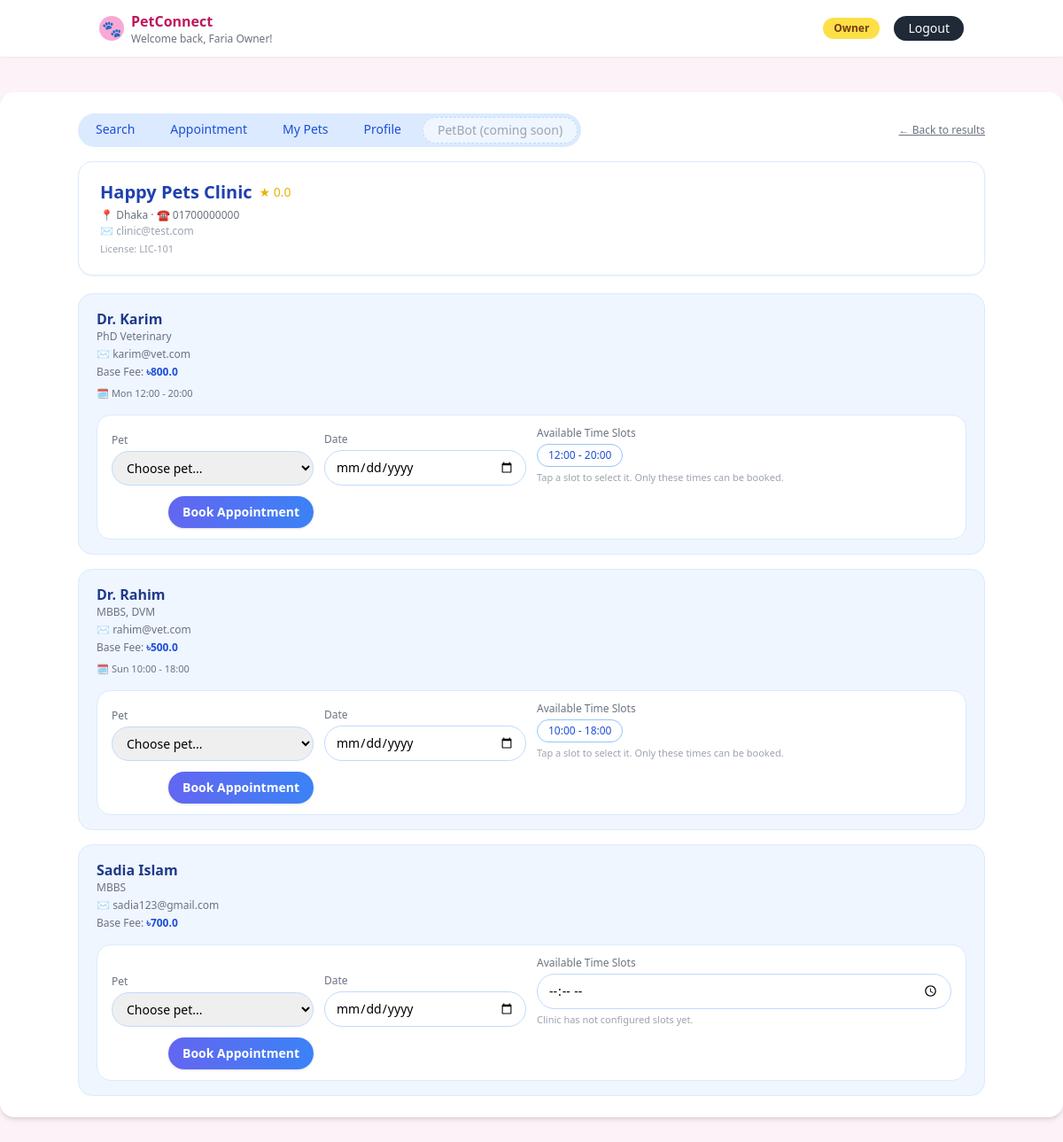
Page /owner/clinic/1 (signed in) on the committed database.
### tables this page shows
CREATE TABLE owners (
    id INTEGER PRIMARY KEY AUTOINCREMENT,
    user_id INTEGER NOT NULL UNIQUE,
    name TEXT NOT NULL,
    email TEXT NOT NULL,
    location TEXT NOT NULL DEFAULT '',
    password TEXT NOT NULL DEFAULT '',
    FOREIGN KEY (user_id) REFERENCES users(id)
);

CREATE TABLE clinics (
    id INTEGER PRIMARY KEY AUTOINCREMENT,
    user_id INTEGER NOT NULL UNIQUE,
    name TEXT NOT NULL,
    license_number TEXT NOT NULL,
    email TEXT NOT NULL,
    contact_number TEXT NOT NULL,
    location TEXT NOT NULL,
    FOREIGN KEY (user_id) REFERENCES users(id)
);

CREATE TABLE doctors (
    id INTEGER PRIMARY KEY AUTOINCREMENT,
    clinic_id INTEGER NOT NULL,
    name TEXT NOT NULL,
    email TEXT NOT NULL,
    base_fee REAL NOT NULL,
    qualifications TEXT NOT NULL,
    rating REAL DEFAULT 0,
    weekly_schedule TEXT NOT NULL,
    FOREIGN KEY (clinic_id) REFERENCES clinics(id)
);

### app.py (the view)
@app.route("/owner/clinic/<int:clinic_id>")
def owner_clinic_detail(clinic_id):
    guard = _require_owner()
    if guard:
        return guard
    conn = _get_conn()
    cur = conn.cursor()
    cur.execute(
        """
        SELECT
            c.*,
            COALESCE(AVG(d.rating), 0) AS clinic_rating
        FROM clinics c
        LEFT JOIN doctors d ON d.clinic_id = c.id
        WHERE c.id = ?
        GROUP BY c.id
        """,
        (clinic_id,),
    )
    clinic = cur.fetchone()
    if not clinic:
        conn.close()
        flash("Clinic not found.", "danger")
        return redirect(url_for("owner_search"))
    cur.execute(
        """
        SELECT *
        FROM doctors
        WHERE clinic_id = ?
        ORDER BY name
        """,
        (clinic_id,),
    )
    doctors = cur.fetchall()
    owner = _get_owner_for_current_user(conn)
    if not owner:
        conn.close()
        flash("Owner profile not found.", "danger")
        return redirect(url_for("owner_dashboard"))
    cur.execute(
        """
        SELECT *
        FROM pets
        WHERE owner_id = ?
        ORDER BY name
        """,
        (owner["id"],),
    )
    pets = cur.fetchall()
    conn.close()
    doctor_slots = {}
    for d in doctors:
        doctor_slots[d["id"]] = _extract_time_slots(d["weekly_schedule"] or "")
    return render_template(
        "owner_clinic_detail.html",
        clinic=clinic,
        doctors=doctors,
        pets=pets,
        doctor_slots=doctor_slots,
    )

### app.py (called while the page is built)
def _get_conn():
    conn = sqlite3.connect(DB_PATH)
    conn.row_factory = sqlite3.Row
    return conn

def _require_owner():
    if not session.get("user_id") or session.get("role") != "owner":
        flash("Please log in as a pet owner to access this page.", "warning")
        return redirect(url_for("login"))
    return None

def _get_owner_for_current_user(conn):
    user_id = session.get("user_id")
    if not user_id:
        return None
    cur = conn.cursor()
    cur.execute("SELECT * FROM owners WHERE user_id = ?", (user_id,))
    return cur.fetchone()

def _extract_time_slots(weekly_schedule: str):
    if not weekly_schedule:
        return []
    times = re.findall(r"(\d{2}:\d{2})", weekly_schedule)
    slots = []
    for i in range(0, len(times), 2):
        if i + 1 < len(times):
            start = times[i]
            end = times[i + 1]
            slots.append(
                {
                    "start": start,                # value we submit to backend
                    "label": f"{start} - {end}",   # text shown on the button
                }
            )
    return slots

### templates/owner_clinic_detail.html (shortened to what this page needs)
{% extends "base.html" %}
{% block content %}
<div class="max-w-5xl mx-auto">
  <div class="flex items-center justify-between mb-4">
    <div class="flex space-x-2 bg-blue-100 rounded-full px-1 py-1 text-sm">
      <a href="{{ url_for('owner_search') }}"
         class="px-4 py-1 rounded-full text-blue-700 hover:bg-blue-200">
        Search
      </a>
      <a href="{{ url_for('owner_appointments') }}"
         class="px-4 py-1 rounded-full text-blue-700 hover:bg-blue-200">
        Appointment
      </a>
      <a href="{{ url_for('owner_dashboard', tab='pets') }}"
         class="px-4 py-1 rounded-full text-blue-700 hover:bg-blue-200">
        My Pets
      </a>
      <a href="{{ url_for('owner_dashboard', tab='owner') }}"
         class="px-4 py-1 rounded-full text-blue-700 hover:bg-blue-200">
        Profile
      </a>
      <span class="px-4 py-1 rounded-full text-gray-400 bg-blue-50 border border-dashed border-blue-200">
        PetBot (coming soon)
      </span>
    </div>
    <a href="{{ url_for('owner_search') }}"
       class="text-xs text-gray-500 hover:text-blue-600 underline">
      &larr; Back to results
    </a>
  </div>
  <div class="bg-white rounded-2xl border border-blue-100 shadow-sm px-6 py-5 mb-5">
    <div class="flex justify-between items-start">
      <div>
        <div class="flex items-center space-x-2">
          <h2 class="text-xl font-semibold text-blue-800">{{ clinic['name'] }}</h2>
          <span class="text-yellow-500 text-sm">
            ★ {{ '%.1f'|format(clinic['clinic_rating'] or 0) }}
          </span>
        </div>
        <p class="text-xs text-gray-500 mt-1">
          📍 {{ clinic['location'] }}{% if clinic['contact_number'] %} &middot; ☎ {{ clinic['contact_number'] }}{% endif %}
        </p>
        {% if clinic['email'] %}
          <p class="text-xs text-gray-400 mt-0.5">✉ {{ clinic['email'] }}</p>
        {% endif %}
        <p class="text-[11px] text-gray-400 mt-1">
          License: {{ clinic['license_number'] }}
        </p>
      </div>
    </div>
  </div>
  {% if doctors %}
    <div class="space-y-4">
      {% for d in doctors %}
        {% set slots = doctor_slots.get(d['id'], []) %}
        <div class="bg-blue-50 rounded-2xl border border-blue-100 px-5 py-4">
          <div class="flex justify-between items-start">
            <div>
              <h3 class="font-semibold text-blue-900">{{ d['name'] }}</h3>
              <p class="text-xs text-gray-500">{{ d['qualifications'] }}</p>
              <p class="text-xs text-gray-500 mt-1">✉ {{ d['email'] }}</p>
              <p class="text-xs text-gray-500 mt-1">
                Base Fee: <span class="font-semibold text-blue-700">৳{{ d['base_fee'] }}</span>
              </p>
              {% if d['weekly_schedule'] %}
                <p class="text-[11px] text-gray-500 mt-2">
                  🗓 {{ d['weekly_schedule'] }}
                </p>
              {% endif %}
            </div>
          </div>
          <form method="post"
                action="{{ url_for('book_appointment', clinic_id=clinic['id'], doctor_id=d['id']) }}"
                class="mt-4 grid grid-cols-1 md:grid-cols-4 gap-3 items-end bg-white rounded-2xl border border-blue-100 px-4 py-3 time-slot-group">
            <div>
              <label class="block text-xs text-gray-500 mb-1">Pet</label>
              <select name="pet_id"
                      class="w-full border border-blue-200 rounded-full px-3 py-2 text-sm">
                <option value="">Choose pet...</option>
              </select>
            </div>
            <div>
              <label class="block text-xs text-gray-500 mb-1">Date</label>
              <input type="date" name="date"
                     class="w-full border border-blue-200 rounded-full px-3 py-2 text-sm">
            </div>
            <div class="md:col-span-2">
              <label class="block text-xs text-gray-500 mb-1">Available Time Slots</label>
              {% if slots %}
                <div class="flex flex-wrap gap-2">
                  {% for s in slots %}
                    <button type="button"
                            class="time-slot-btn px-3 py-1 rounded-full border border-blue-300 text-xs text-blue-700 bg-white hover:bg-blue-50"
                            data-time="{{ s['start'] }}">
                      {{ s['label'] }}
                    </button>
                  {% endfor %}
                </div>
                <p class="text-[11px] text-gray-400 mt-1">
                  Tap a slot to select it. Only these times can be booked.
                </p>
              {% else %}
                <input type="time" name="time"
                       class="w-full border border-blue-200 rounded-full px-3 py-2 text-sm">
                <p class="text-[11px] text-gray-400 mt-1">
                  Clinic has not configured slots yet.
                </p>
              {% endif %}
            </div>
            <div class="flex justify-end mt-3 md:mt-0">
              <button type="submit"
                      class="px-4 py-2 w-full md:w-auto rounded-full bg-gradient-to-r from-indigo-500 to-blue-500 text-white text-sm font-semibold shadow hover:shadow-md transition">
                Book Appointment
              </button>
            </div>
          </form>
        </div>
      {% endfor %}
    </div>
  {% else %}
    <div class="bg-white rounded-2xl border border-dashed border-blue-200 p-8 text-center text-sm text-gray-500">
      No doctors are listed for this clinic yet.
    </div>
  {% endif %}
</div>
{% endblock %}

### templates/base.html (shortened to what this page needs)
<!DOCTYPE html>
<html lang="en">
<head>
  <script src="https://cdn.tailwindcss.com"></script>
</head>
<body class="bg-pink-50">
  <header class="bg-white shadow-sm">
    <div class="max-w-5xl mx-auto px-6 py-3 flex items-center justify-between">
      <div class="flex items-center space-x-2">
        <div class="w-7 h-7 rounded-full bg-pink-300 flex items-center justify-center">
          <span class="text-white text-lg">🐾</span>
        </div>
        <div>
          <p class="font-semibold text-pink-700">PetConnect</p>
          {% if session.get('user_name') %}
            <p class="text-xs text-gray-500">Welcome back, {{ session.get('user_name') }}!</p>
          {% endif %}
        </div>
      </div>
      <nav class="flex items-center space-x-4 text-sm">
        {% if session.get('user_id') %}
          <span class="px-3 py-1 rounded-full bg-yellow-300 text-xs font-semibold text-yellow-900">
            {{ session.get('role')|capitalize }}
          </span>
          <a href="{{ url_for('logout') }}"
             class="px-4 py-1 rounded-full bg-gray-800 text-white text-sm hover:bg-black transition">
            Logout
          </a>
        {% endif %}
      </nav>
    </div>
  </header>
  <main class="min-h-screen">
    <div class="max-w-7xl mx-auto mt-10">
      <div class="bg-white rounded-2xl shadow-md px-8 py-6">
        {% block content %}{% endblock %}
      </div>
    </div>
  </main>
</body>
</html>

### rows in the picture
owners: get "Faria Owner"
clinics: name "Happy Pets Clinic", location "Dhaka", contact_number "01700000000", email "clinic@test.com", license_number "LIC-101"
doctors: name "Dr. Karim", qualifications "PhD Veterinary", email "karim@vet.com", base_fee "800.0", weekly_schedule "Mon 12:00 - 20:00", label "12:00 - 20:00"
doctors: name "Dr. Rahim", qualifications "MBBS, DVM", email "rahim@vet.com", base_fee "500.0", weekly_schedule "Sun 10:00 - 18:00", label "10:00 - 18:00"
doctors: name "Sadia Islam", qualifications "MBBS", email "sadia123@gmail.com", base_fee "700.0"

### other values in the picture
{{ session.get('role')|capitalize }} "Owner"
{{ '%.1f'|format(clinic['clinic_rating'] or 0) }} "0.0"
